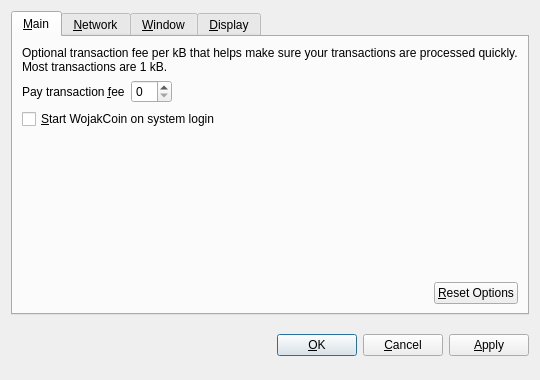
<?xml version="1.0" encoding="UTF-8"?>
<ui version="4.0">
 <class>OptionsDialog</class>
 <widget class="QDialog" name="OptionsDialog">
  <property name="geometry">
   <rect>
    <x>0</x>
    <y>0</y>
    <width>540</width>
    <height>380</height>
   </rect>
  </property>
  <property name="windowTitle">
   <string>Options</string>
  </property>
  <property name="modal">
   <bool>true</bool>
  </property>
  <layout class="QVBoxLayout" name="verticalLayout">
   <item>
    <widget class="QTabWidget" name="tabWidget">
     <property name="tabPosition">
      <enum>QTabWidget::North</enum>
     </property>
     <property name="currentIndex">
      <number>0</number>
     </property>
     <widget class="QWidget" name="tabMain">
      <attribute name="title">
       <string>&amp;Main</string>
      </attribute>
      <layout class="QVBoxLayout" name="verticalLayout_Main">
       <item>
        <widget class="QLabel" name="transactionFeeInfoLabel">
         <property name="text">
          <string>Optional transaction fee per kB that helps make sure your transactions are processed quickly. Most transactions are 1 kB.</string>
         </property>
         <property name="textFormat">
          <enum>Qt::PlainText</enum>
         </property>
         <property name="wordWrap">
          <bool>true</bool>
         </property>
        </widget>
       </item>
       <item>
        <layout class="QHBoxLayout" name="horizontalLayout_1_Main">
         <item>
          <widget class="QLabel" name="transactionFeeLabel">
           <property name="text">
            <string>Pay transaction &amp;fee</string>
           </property>
           <property name="textFormat">
            <enum>Qt::PlainText</enum>
           </property>
           <property name="buddy">
            <cstring>transactionFee</cstring>
           </property>
          </widget>
         </item>
         <item>
          <widget class="BitcoinAmountField" name="transactionFee"/>
         </item>
         <item>
          <spacer name="horizontalSpacer_1_Main">
           <property name="orientation">
            <enum>Qt::Horizontal</enum>
           </property>
           <property name="sizeHint" stdset="0">
            <size>
             <width>40</width>
             <height>20</height>
            </size>
           </property>
          </spacer>
         </item>
        </layout>
       </item>
       <item>
        <widget class="QCheckBox" name="bitcoinAtStartup">
         <property name="toolTip">
          <string>Automatically start WojakCoin after logging in to the system.</string>
         </property>
         <property name="text">
          <string>&amp;Start WojakCoin on system login</string>
         </property>
        </widget>
       </item>
       <item>
        <spacer name="verticalSpacer_Main">
         <property name="orientation">
          <enum>Qt::Vertical</enum>
         </property>
         <property name="sizeHint" stdset="0">
          <size>
           <width>20</width>
           <height>40</height>
          </size>
         </property>
        </spacer>
       </item>
       <item>
        <layout class="QHBoxLayout" name="horizontalLayout_2_Main">
         <item>
          <spacer name="horizontalSpacer_2_Main">
           <property name="orientation">
            <enum>Qt::Horizontal</enum>
           </property>
           <property name="sizeHint" stdset="0">
            <size>
             <width>40</width>
             <height>20</height>
            </size>
           </property>
          </spacer>
         </item>
         <item>
          <widget class="QPushButton" name="resetButton">
           <property name="toolTip">
            <string>Reset all client options to default.</string>
           </property>
           <property name="text">
            <string>&amp;Reset Options</string>
           </property>
           <property name="autoDefault">
            <bool>false</bool>
           </property>
          </widget>
         </item>
        </layout>
       </item>
      </layout>
     </widget>
     <widget class="QWidget" name="tabNetwork">
      <attribute name="title">
       <string>&amp;Network</string>
      </attribute>
      <layout class="QVBoxLayout" name="verticalLayout_Network">
       <item>
        <widget class="QCheckBox" name="mapPortUpnp">
         <property name="toolTip">
          <string>Automatically open the WojakCoin client port on the router. This only works when your router supports UPnP and it is enabled.</string>
         </property>
         <property name="text">
          <string>Map port using &amp;UPnP</string>
         </property>
        </widget>
       </item>
       <item>
        <widget class="QCheckBox" name="connectSocks">
         <property name="toolTip">
          <string>Connect to the WojakCoin network through a SOCKS proxy (e.g. when connecting through Tor).</string>
         </property>
         <property name="text">
          <string>&amp;Connect through SOCKS proxy:</string>
         </property>
        </widget>
       </item>
       <item>
        <layout class="QHBoxLayout" name="horizontalLayout_Network">
         <item>
          <widget class="QLabel" name="proxyIpLabel">
           <property name="text">
            <string>Proxy &amp;IP:</string>
           </property>
           <property name="textFormat">
            <enum>Qt::PlainText</enum>
           </property>
           <property name="buddy">
            <cstring>proxyIp</cstring>
           </property>
          </widget>
         </item>
         <item>
          <widget class="QValidatedLineEdit" name="proxyIp">
           <property name="maximumSize">
            <size>
             <width>140</width>
             <height>16777215</height>
            </size>
           </property>
           <property name="toolTip">
            <string>IP address of the proxy (e.g. 127.0.0.1)</string>
           </property>
          </widget>
         </item>
         <item>
          <widget class="QLabel" name="proxyPortLabel">
           <property name="text">
            <string>&amp;Port:</string>
           </property>
           <property name="textFormat">
            <enum>Qt::PlainText</enum>
           </property>
           <property name="buddy">
            <cstring>proxyPort</cstring>
           </property>
          </widget>
         </item>
         <item>
          <widget class="QLineEdit" name="proxyPort">
           <property name="maximumSize">
            <size>
             <width>55</width>
             <height>16777215</height>
            </size>
           </property>
           <property name="toolTip">
            <string>Port of the proxy (e.g. 9050)</string>
           </property>
          </widget>
         </item>
         <item>
          <widget class="QLabel" name="socksVersionLabel">
           <property name="text">
            <string>SOCKS &amp;Version:</string>
           </property>
           <property name="textFormat">
            <enum>Qt::PlainText</enum>
           </property>
           <property name="buddy">
            <cstring>socksVersion</cstring>
           </property>
          </widget>
         </item>
         <item>
          <widget class="QValueComboBox" name="socksVersion">
           <property name="toolTip">
            <string>SOCKS version of the proxy (e.g. 5)</string>
           </property>
          </widget>
         </item>
         <item>
          <spacer name="horizontalSpacer_Network">
           <property name="orientation">
            <enum>Qt::Horizontal</enum>
           </property>
           <property name="sizeHint" stdset="0">
            <size>
             <width>40</width>
             <height>20</height>
            </size>
           </property>
          </spacer>
         </item>
        </layout>
       </item>
       <item>
        <spacer name="verticalSpacer_Network">
         <property name="orientation">
          <enum>Qt::Vertical</enum>
         </property>
         <property name="sizeHint" stdset="0">
          <size>
           <width>20</width>
           <height>40</height>
          </size>
         </property>
        </spacer>
       </item>
      </layout>
     </widget>
     <widget class="QWidget" name="tabWindow">
      <attribute name="title">
       <string>&amp;Window</string>
      </attribute>
      <layout class="QVBoxLayout" name="verticalLayout_Window">
       <item>
        <widget class="QCheckBox" name="minimizeToTray">
         <property name="toolTip">
          <string>Show only a tray icon after minimizing the window.</string>
         </property>
         <property name="text">
          <string>&amp;Minimize to the tray instead of the taskbar</string>
         </property>
        </widget>
       </item>
       <item>
        <widget class="QCheckBox" name="minimizeOnClose">
         <property name="toolTip">
          <string>Minimize instead of exit the application when the window is closed. When this option is enabled, the application will be closed only after selecting Quit in the menu.</string>
         </property>
         <property name="text">
          <string>M&amp;inimize on close</string>
         </property>
        </widget>
       </item>
       <item>
        <spacer name="verticalSpacer_Window">
         <property name="orientation">
          <enum>Qt::Vertical</enum>
         </property>
         <property name="sizeHint" stdset="0">
          <size>
           <width>20</width>
           <height>40</height>
          </size>
         </property>
        </spacer>
       </item>
      </layout>
     </widget>
     <widget class="QWidget" name="tabDisplay">
      <attribute name="title">
       <string>&amp;Display</string>
      </attribute>
      <layout class="QVBoxLayout" name="verticalLayout_Display">
       <item>
        <layout class="QHBoxLayout" name="horizontalLayout_1_Display">
         <item>
          <widget class="QLabel" name="langLabel">
           <property name="text">
            <string>User Interface &amp;language:</string>
           </property>
           <property name="textFormat">
            <enum>Qt::PlainText</enum>
           </property>
           <property name="buddy">
            <cstring>lang</cstring>
           </property>
          </widget>
         </item>
         <item>
          <widget class="QValueComboBox" name="lang">
           <property name="toolTip">
            <string>The user interface language can be set here. This setting will take effect after restarting WojakCoin.</string>
           </property>
          </widget>
         </item>
        </layout>
       </item>
       <item>
        <layout class="QHBoxLayout" name="horizontalLayout_2_Display">
         <item>
          <widget class="QLabel" name="unitLabel">
           <property name="text">
            <string>&amp;Unit to show amounts in:</string>
           </property>
           <property name="textFormat">
            <enum>Qt::PlainText</enum>
           </property>
           <property name="buddy">
            <cstring>unit</cstring>
           </property>
          </widget>
         </item>
         <item>
          <widget class="QValueComboBox" name="unit">
           <property name="toolTip">
            <string>Choose the default subdivision unit to show in the interface and when sending coins.</string>
           </property>
          </widget>
         </item>
        </layout>
       </item>
       <item>
        <widget class="QCheckBox" name="displayAddresses">
         <property name="toolTip">
          <string>Whether to show WojakCoin addresses in the transaction list or not.</string>
         </property>
         <property name="text">
          <string>&amp;Display addresses in transaction list</string>
         </property>
        </widget>
       </item>
       <item>
        <spacer name="verticalSpacer_Display">
         <property name="orientation">
          <enum>Qt::Vertical</enum>
         </property>
         <property name="sizeHint" stdset="0">
          <size>
           <width>20</width>
           <height>40</height>
          </size>
         </property>
        </spacer>
       </item>
      </layout>
     </widget>
    </widget>
   </item>
   <item>
    <layout class="QHBoxLayout" name="horizontalLayout_Buttons">
     <item>
      <spacer name="horizontalSpacer_1">
       <property name="orientation">
        <enum>Qt::Horizontal</enum>
       </property>
       <property name="sizeHint" stdset="0">
        <size>
         <width>40</width>
         <height>48</height>
        </size>
       </property>
      </spacer>
     </item>
     <item>
      <widget class="QLabel" name="statusLabel">
       <property name="font">
        <font>
         <weight>75</weight>
         <bold>true</bold>
        </font>
       </property>
       <property name="text">
        <string/>
       </property>
       <property name="textFormat">
        <enum>Qt::PlainText</enum>
       </property>
       <property name="wordWrap">
        <bool>true</bool>
       </property>
      </widget>
     </item>
     <item>
      <spacer name="horizontalSpacer_2">
       <property name="orientation">
        <enum>Qt::Horizontal</enum>
       </property>
       <property name="sizeHint" stdset="0">
        <size>
         <width>40</width>
         <height>48</height>
        </size>
       </property>
      </spacer>
     </item>
     <item>
      <widget class="QPushButton" name="okButton">
       <property name="text">
        <string>&amp;OK</string>
       </property>
      </widget>
     </item>
     <item>
      <widget class="QPushButton" name="cancelButton">
       <property name="text">
        <string>&amp;Cancel</string>
       </property>
       <property name="autoDefault">
        <bool>false</bool>
       </property>
      </widget>
     </item>
     <item>
      <widget class="QPushButton" name="applyButton">
       <property name="text">
        <string>&amp;Apply</string>
       </property>
       <property name="autoDefault">
        <bool>false</bool>
       </property>
      </widget>
     </item>
    </layout>
   </item>
  </layout>
 </widget>
 <customwidgets>
  <customwidget>
   <class>BitcoinAmountField</class>
   <extends>QSpinBox</extends>
   <header>bitcoinamountfield.h</header>
  </customwidget>
  <customwidget>
   <class>QValueComboBox</class>
   <extends>QComboBox</extends>
   <header>qvaluecombobox.h</header>
  </customwidget>
  <customwidget>
   <class>QValidatedLineEdit</class>
   <extends>QLineEdit</extends>
   <header>qvalidatedlineedit.h</header>
  </customwidget>
 </customwidgets>
 <resources/>
 <connections/>
</ui>
